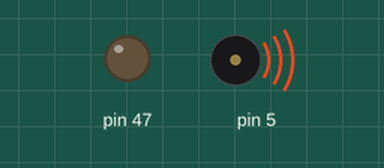
Simulated run of this sketch. Board: Arduino Mega 2560, built with avr-gcc and run on an emulated ATmega2560. Parts: output pins drawn as LEDs (lit = HIGH), buzzer (waves = sounding). Pins used as bus, display or sensor lines are not drawn.

Above: at 1.9 s.
At 3.38 s:
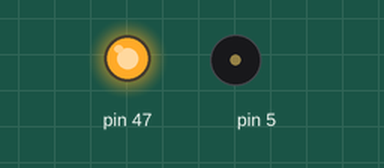
At 5.8 s:
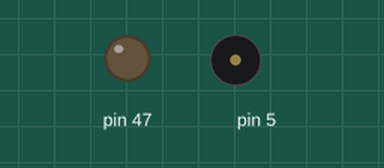
At 11.4 s:
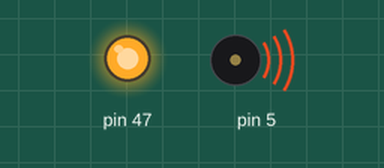
Timing chart, 0 to 12.0 s (numbered marks = the images above):
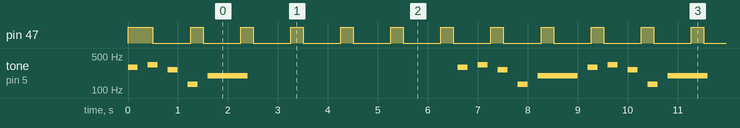

Measured:
- by itself, pin 47: repeats every 1.0 s: LOW 0.75 s, HIGH 0.25 s

The sketch:

Demo2.ino
```cpp
/**
 *   @file   Demo2.ino
 *   @author Nakseung Choi 1572578 Kejin Li 1978130
 *   @date   20-May-2022
 *   @brief  Task1 and Task2 concurrently using Synchronized Round Robin(SRRI) scheduler.
 *
 *   Detailed Description: In setup function, LED, speaker, interrupt functions are called for initial setup.
 *                         Task1() and Task2() are stored in void function pointer that points to an array called
 *                         runningTasks[NTasks]. The rest of the space in runningTasks is stored with schedule_sync.
 *                         As it goes through loop() function, (*runningTasks[i])() calls each Task 1 and 2, and
 *                         both of them start to run concurrently. Sleep function, which takes a number of sleep time
 *                         is employed to make a task go sleep for a certain period of time. In schedule sync function,
 *                         the amount of the time that a task sleeps is synchronized by sleepTasks decrementing by -2.
 *                         At the same time, timeTasks increments by 2 (meaning 2 ms) because interrupt is set to occur
 *                         every 2 ms.
 */

#include "SRRI.h"

int reset = 0;
void (*runningTasks[NTASKS])();
volatile int sFlag = PENDING;
volatile int currentTasks;
volatile int sleepTasks[NTASKS];
volatile int stateTasks[NTASKS];
volatile long timeTasks[NTASKS];
unsigned long int little_comp;


/**
 * setup()
 * @brief Initialize all registers for LED, speaker, and interrupt as well as Tasks being stored in an array called running Tasks.
 * @param LED_setup A function that contains all LED setups.
 * @param speaker_setup A function that contains all speaker setups.
 * @param interrupt_setup A function that contains all interrupt setups.
 * @param runningTasks initialized to NULL at first, but Task 1 and 2 are stored in runningTasks[0] and runningTasks[1]
 * @param sleepTasks initialized to 0.
 * @param stateTasks initialized to READY.
 * @param timeTasks initialized to 0.
 */
void setup() {
  Serial.begin(9600);
  LED_setup();
  speaker_setup();
  interrupt_setup();

  for(int i = 0; i < NTASKS; i++){
    runningTasks[i] = NULL;
    sleepTasks[i] = 0;
    stateTasks[i] = READY;
    timeTasks[i] = 0;
  }
  runningTasks[0] = Task1;
  runningTasks[1] = Task2;
  runningTasks[NTASKS - ACTUAL_N_TASKS] = schedule_sync;
}
/**
 * loop()
 * @brief Loop function that run tasks infinitely.
 * @param stateTasks Set to RUNNING.
 * @param runningTasks this function pointer constantly calls all stored tasks for NTASKS times.
 * @param stateTasks As long as state = RUNNING, it keeps running.
 */
void loop() {
  for (int i = 0; i < NTASKS; i++) {
    if (runningTasks[i] != NULL && stateTasks[i] == READY) {
      stateTasks[i] = RUNNING;
      currentTasks = i;
      (*runningTasks[i])();
      if (stateTasks[i] == RUNNING){
        stateTasks[i] = READY;
      }
    }
  }
}
/**
 * ISR(TIMER4_COMPA_vect)
 * @brief Interupt Service Routine
 * @param sFlag Set to DONE, meaning triggered.
 */
ISR(TIMER4_COMPA_vect){
  sFlag = DONE;
}
/**
 * sleep_474(long t)
 * @brief this function takes a long t and set sleepTasks[currentTasks]'s time to t and set state to SLEEPING to sleep.
 * @param sleepTasks set to t to sleep for "t" period.
 * @param stateTasks set to SLEEPING to change the currentTasks state to SLEEPING.
 */
void sleep_474(long t){
  sleepTasks[currentTasks] = t;
  stateTasks[currentTasks] = SLEEPING;
}
/**
 * schedule_sync()
 * @brief This function synchronizes the time for sleeping and running time.
 * @param little_comp It increments by one every time when interupt occurs.
 * @param sleepTasks This decrement by 2 to count how long a task sleeps.
 * @param timeTasks This increment by 2 to count how long a task runs.
 */
void schedule_sync(){
  while (sFlag == PENDING){
    little_comp = little_comp + 1;
    //Serial.println(little_comp);
    if(little_comp == 10000){
      little_comp = 0;
    }
  }
  for(int i = 0; i < NTASKS; i++){
    if(stateTasks[i] == SLEEPING){
      //Serial.println(sleepTasks[i]);
      sleepTasks[i] -= ACTUAL_N_TASKS;
      if(sleepTasks[i] < ACTUAL_N_TASKS){
        sleepTasks[i] = 0;
        stateTasks[i] = READY;
      }
    }
    timeTasks[i] += ACTUAL_N_TASKS;
  }
  sFlag = PENDING;
  return;
}
/**
 * set_OC3A_freq(uint32_t freq)
 * @brief This sets frequencices for speaker
 * @param PRE_SCALE OCR3A
 * @param freq frequencies
 * @param TCNT4_COUNTER set this to zero to restart counting.
 */
void set_OC3A_freq(uint32_t freq) {
  PRE_SCALE = freq == 0 ? 0 : 2000000 / (2 * freq);
  //Serial.println(PRE_SCALE_SPEAKER);
  TCNT4_COUNTER = 0;
}
/**
 * Task1()
 * @brief LED turns on for 250ms and off for 750ms
 * @param sleep_474 a function that makes a task sleeps for a certain period of time.
 * @param LED_ON 250ms
 * @param LED_OFF 750ms
 * @param PIN5 DDL2
 * @param LED_PORT PORTL
 * @param timeTasks when timeTasks[currentTasks] >= 1000ms, timeTasks[currentTasks] is set back to 0.
 */
void Task1(){

  if(timeTasks[currentTasks] < (1 * LED_DURATION) + 1) {
    // Serial.println(timeTasks[currentTasks]);
    LED_PORT |= (1 << PIN5);
    sleep_474(LED_ON); // 250ms
    return;
  }

  if(timeTasks[currentTasks] < (4 * LED_DURATION) + 1) {
    // Serial.println("hello");
    // Serial.println(timeTasks[currentTasks]);
    LED_PORT &= ~(1 << PIN5);
    sleep_474(LED_OFF); // 750ms
    return;
  }

  if(timeTasks[currentTasks] >= LED_TOTAL){
    timeTasks[currentTasks] = 0;
  }
  return;
}
/**
 * Task2()
 * @brief This function plays 13 different tones.
 * @param sleep_474 a function that makes a task sleeps for a certain period of time.
 * @param TONE_DURATION 200ms each tone plays for 200ms
 * @param SLEEP_DURATION 4000ms sleeps for 4 seconds after all tones are played.
 * @param melody an array that all frequencies are stored.
 * @param set_OC3A_freq a function that does calculation for a tone to play at a certain frequency.
 */
void Task2(){

  for(int i = 0; i < NTONE; i++){
    if(timeTasks[currentTasks] >= i * TONE_DURATION && timeTasks[currentTasks] < (i + 1) * TONE_DURATION){
      set_OC3A_freq(melody[i]);
      sleep_474(TONE_DURATION);
      return;
    }
  }

  if(timeTasks[currentTasks] < TIME_COUNTING){
      set_OC3A_freq(0);
      sleep_474(SLEEP_DURATION);
  }

  for(int i = 0; i < NTONE; i++){
    if(timeTasks[currentTasks] >= (TIME_COUNTING + ((unsigned long) i) * TONE_DURATION) &&
       timeTasks[currentTasks] < (TIME_COUNTING + ((unsigned long) i + 1) * TONE_DURATION)){
      set_OC3A_freq(melody[i]);
      sleep_474(TONE_DURATION);
    }
  }

  if(timeTasks[currentTasks] >= (TIME_COUNTING + NTONE * TONE_DURATION)){
    timeTasks[currentTasks] = 0;
  }

}
/**
 * LED_setup()
 * @brief LED set-up
 * @param LED_DDR DDRL
 */
void LED_setup(){
  LED_DDR |= 1 << DDL2;
}
/**
 * speaker_setup()
 * @brief Speaker setup
 * @param SYSTEM_REG_A Enable compare output mode with TCCR3A
 * @param SYSTEM_REG_B Enable Waveform Generation Mode (set WGM32 to 1) and Set prescale to 8
 * @param PRE_SCALE Set OCR3A to 0
 * @param TCNT4_COUNTER initialize TCNT4 to be 0.
 * @param SPEAKER_DDRE Enable DDE3 (PIN 5)
 * @param SPEAKER_PORTE Enable PIN5 to be an output mode.
 */
void speaker_setup(){

  SYSTEM_REG_3A = 0;
  SYSTEM_REG_3B = 0;

  SYSTEM_REG_3A |= (0 << COM3A1) | (1 << COM3A0);

  SYSTEM_REG_3A |= (0 << WGM31) | (0 << WGM30);
  SYSTEM_REG_3B |= (0 << WGM33) | (1 << WGM32);

  SYSTEM_REG_3B |= (0 << CS32) | (1 << CS31) | (0 << CS30);
  PRE_SCALE = 0;
  TCNT4_COUNTER = 0;

  SPEAKER_DDRE |= 1 << DDE3;
  SPEAKER_PORTE |= 1 << DDE3;

}
/**
 * interrupt_setup()
 * @brief hardware timer to generate an interrupt for each tick (2ms).
 * @param TCCR4A Enable compare output mode
 * @param TCCR4B Enable Waveform Generation Mode (set WGM42 to 1) and set the precale to 1
 * @param OCR4A set to 32000 for 2ms
 * @param TCNT3H initially set to 0 to start counting.
 * @param SREG so-called "master interrupt" This needs to be enabled to be able to use interrupt
 * @param TIMSK4 enable interrupt on counter 4A (output compare A match interrupt)
 */
void interrupt_setup(){

  // Initialize system registers to zero.
  TCCR4A = 0;
  TCCR4B = 0;

  TCCR4A |= (0 << COM4A1) | (1 << COM4A0);

  TCCR4A |= (0 << WGM41) | (0 << WGM40);
  TCCR4B |= (0 << WGM43) | (1 << WGM42);

  TIMSK4 |= (1 << OCIE4A);

  TCCR4B |= (0 << CS42) | (0 << CS41) | (1 << CS40);
  OCR4A = 32000;
  TCNT3H = 0;

  SREG |= (1<<7);
}
```

SRRI.h
```cpp
/**
 *   @file   SRRI.h
 *   @author Nakseung Choi 1572578 Kejin Li 1978130
 *   @date   20-May-2022
 *   @brief  This is a header file for Demo2.ino
 */

// 16-bit timer/counter set up for speaker
#define SYSTEM_REG_3A TCCR3A
#define SYSTEM_REG_3B TCCR3B
#define TCNT4_COUNTER TCNT4
#define PRE_SCALE OCR3A
#define SPEAKER_DDRE DDRE
#define SPEAKER_PORTE PORTE

// set up for LEDs
#define LED_DDR DDRL
#define LED_PORT PORTL
#define PIN5 DDL2
#define LED_ON 250
#define LED_OFF 750
#define LED_TOTAL 1000

// durations for LED, tones, sleep, and time counting.
#define LED_DURATION 250
#define N_FLASH 3
#define TONE_DURATION 200
#define SLEEP_DURATION 4000
#define TIME_COUNTING (NTONE * TONE_DURATION) + SLEEP_DURATION

// frequencies for tones
#define NOTE_D4 293
#define NOTE_E4 329
#define NOTE_C4 261
#define NOTE_C3 130
#define NOTE_G3 196
#define NOTE_R 0
#define NTONE 13
int melody[] = { NOTE_D4, NOTE_R, NOTE_E4, NOTE_R, NOTE_C4, NOTE_R, NOTE_C3,
                 NOTE_R, NOTE_G3, NOTE_G3, NOTE_G3, NOTE_G3, NOTE_R };

// number of tasks
#define NTASKS 10
#define ACTUAL_N_TASKS 2

enum state{
  READY,
  RUNNING,
  SLEEPING
};
enum flag_state{
  PENDING,
  DONE
};

/*
 * Function prototypes
*/
void sleep_474(long t);
void schedule_sync();
void interrupt_setup();
void speaker_setup();
void LED_setup();
void set_OC3A_freq(uint32_t freq);
void Task1();
void Task2();
```
